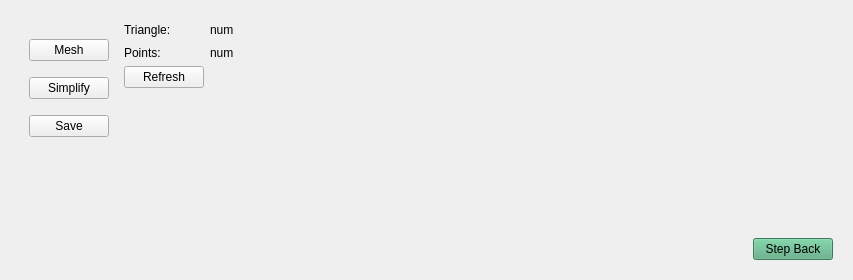
      <widget class="QWidget" name="tab_6">
       <attribute name="title">
        <string>Step5 PostProcessing</string>
       </attribute>
       <layout class="QGridLayout" name="gridLayout_13">
        <item row="0" column="0">
         <widget class="QWidget" name="widget_step5" native="true">
          <property name="minimumSize">
           <size>
            <width>750</width>
            <height>0</height>
           </size>
          </property>
          <layout class="QGridLayout" name="gridLayout_6">
           <item row="5" column="4">
            <widget class="QPushButton" name="pushButton_Step5Back">
             <property name="styleSheet">
              <string notr="true">background-color:rgb(85, 170, 127)</string>
             </property>
             <property name="text">
              <string>Step Back</string>
             </property>
            </widget>
           </item>
           <item row="3" column="4" rowspan="2">
            <spacer name="verticalSpacer_4">
             <property name="orientation">
              <enum>Qt::Vertical</enum>
             </property>
             <property name="sizeHint" stdset="0">
              <size>
               <width>20</width>
               <height>133</height>
              </size>
             </property>
            </spacer>
           </item>
           <item row="0" column="1">
            <widget class="QLabel" name="label_triangleCount">
             <property name="text">
              <string>Triangle:</string>
             </property>
            </widget>
           </item>
           <item row="0" column="2">
            <widget class="QLabel" name="label_triangleCountR">
             <property name="minimumSize">
              <size>
               <width>50</width>
               <height>0</height>
              </size>
             </property>
             <property name="text">
              <string>num</string>
             </property>
            </widget>
           </item>
           <item row="0" column="3">
            <spacer name="horizontalSpacer_3">
             <property name="orientation">
              <enum>Qt::Horizontal</enum>
             </property>
             <property name="sizeHint" stdset="0">
              <size>
               <width>487</width>
               <height>20</height>
              </size>
             </property>
            </spacer>
           </item>
           <item row="4" column="0" rowspan="2">
            <spacer name="verticalSpacer_5">
             <property name="orientation">
              <enum>Qt::Vertical</enum>
             </property>
             <property name="sizeHint" stdset="0">
              <size>
               <width>20</width>
               <height>96</height>
              </size>
             </property>
            </spacer>
           </item>
           <item row="0" column="0" rowspan="4">
            <widget class="QWidget" name="widget" native="true">
             <layout class="QVBoxLayout" name="verticalLayout_6">
              <item>
               <widget class="QPushButton" name="pushButton_scanMesh">
                <property name="text">
                 <string>Mesh</string>
                </property>
               </widget>
              </item>
              <item>
               <widget class="QPushButton" name="pushButton_scanSimplify">
                <property name="text">
                 <string>Simplify</string>
                </property>
               </widget>
              </item>
              <item>
               <widget class="QPushButton" name="pushButton_scanSave">
                <property name="text">
                 <string>Save</string>
                </property>
               </widget>
              </item>
             </layout>
            </widget>
           </item>
           <item row="1" column="2">
            <widget class="QLabel" name="label_step5PointsNum">
             <property name="text">
              <string>num</string>
             </property>
            </widget>
           </item>
           <item row="1" column="1">
            <widget class="QLabel" name="label_triangleCount_2">
             <property name="text">
              <string>Points:</string>
             </property>
            </widget>
           </item>
           <item row="2" column="1">
            <widget class="QPushButton" name="pushButton_step5Refresh">
             <property name="text">
              <string>Refresh</string>
             </property>
            </widget>
           </item>
          </layout>
         </widget>
        </item>
       </layout>
      </widget>
